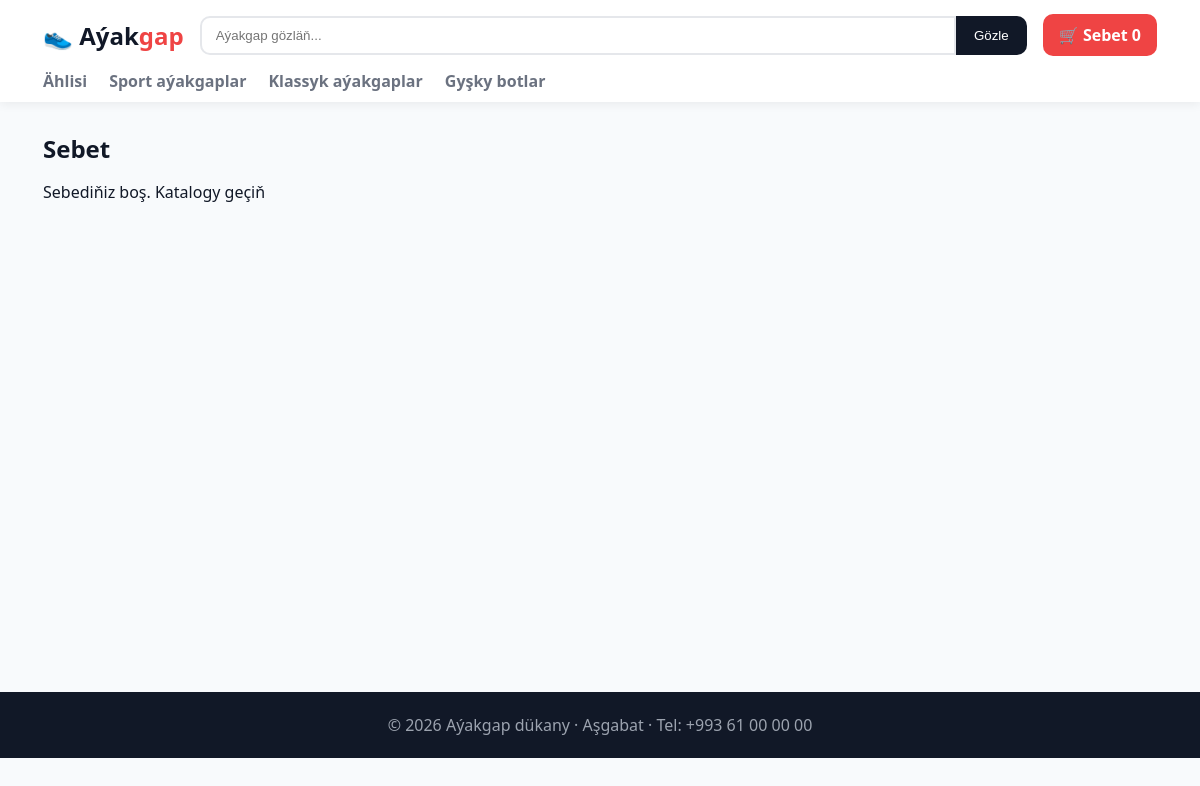
Page /cart/ on the committed database.
### shop/models.py (models this page shows, shortened)
class Category(models.Model):
    name = models.CharField("Ady", max_length=80)
    slug = models.SlugField(unique=True)
    class Meta:
        verbose_name = "Kategoriýa"
        verbose_name_plural = "Kategoriýalar"

### shop/views.py (the view)
# urls.py: path("cart/", views.cart_view, name="cart"),
def cart_view(request):
    cart = Cart(request)
    return render(request, "shop/cart.html", {"items": cart.items(), "total": cart.total()})

### shop/cart.py (called while the page is built)
    def items(self):
        ids = {k.split(":")[0] for k in self.cart}
        products = {str(p.id): p for p in Product.objects.filter(id__in=ids)}
        out = []
        for key, qty in self.cart.items():
            pid, size = key.split(":")
            p = products.get(pid)
            if p:
                out.append({"key": key, "product": p, "size": size, "qty": qty, "subtotal": p.price * qty})
        return out

    def total(self):
        return sum((i["subtotal"] for i in self.items()), Decimal("0"))

    def count(self):
        return sum(self.cart.values())

### shop/context_processors.py (called while the page is built)
def shop_globals(request):
    return {"nav_categories": Category.objects.all(), "cart_count": Cart(request).count()}

### shop/templates/shop/cart.html (shortened to what this page needs)
{% extends "base.html" %}
{% block content %}
<h2>Sebet</h2>
{% if items %}
<table class="tbl">
  <tr><th></th><th>Önüm</th><th>Ölçeg</th><th>Sany</th><th>Jemi</th><th></th></tr>
  {% for i in items %}
  <tr>
    <td><img src="{{ i.product.image.url }}" width="80"></td>
    <td><a href="{{ i.product.get_absolute_url }}">{{ i.product.name }}</a></td>
    <td>{{ i.size }}</td><td>{{ i.qty }}</td>
    <td>{{ i.subtotal|floatformat:0 }} TMT</td>
    <td><form method="post" action="{% url 'cart_remove' i.key %}">{% csrf_token %}<button class="link">✕</button></form></td>
  </tr>{% endfor %}
</table>
<p class="total">Umumy: <b>{{ total|floatformat:0 }} TMT</b></p>
<a class="btn" href="{% url 'checkout' %}">Sargyt etmek →</a>
{% else %}<p>Sebediňiz boş. <a href="{% url 'catalog' %}">Katalogy geçiň</a></p>{% endif %}
{% endblock %}

### templates/base.html (shortened to what this page needs)
{% load static %}
<!DOCTYPE html>
<html lang="tk">
<head>
<link rel="stylesheet" href="{% static 'css/style.css' %}">
</head>
<body>
<header class="top">
  <div class="wrap bar">
    <a class="logo" href="{% url 'home' %}">👟 Aýak<span>gap</span></a>
    <form class="search" action="{% url 'catalog' %}" method="get">
      <input name="q" placeholder="Aýakgap gözläň..." value="{{ q|default:'' }}">
      <button>Gözle</button>
    </form>
    <a class="cart-link" href="{% url 'cart' %}">🛒 Sebet <b>{{ cart_count }}</b></a>
  </div>
  <nav class="wrap nav">
    <a href="{% url 'catalog' %}">Ählisi</a>
    {% for c in nav_categories %}<a href="{% url 'category' c.slug %}">{{ c.name }}</a>{% endfor %}
  </nav>
</header>
<main class="wrap">
  {% block content %}{% endblock %}
</main>
<footer>
  <div class="wrap">© 2026 Aýakgap dükany · Aşgabat · Tel: +993 61 00 00 00</div>
</footer>
</body>
</html>

### static/css/style.css (style rules this page uses)
:root { --p:#ef4444;--d:#111827;--g:#6b7280;--bg:#f8fafc }
* { box-sizing:border-box }
body { margin:0;font-family:system-ui,Segoe UI,Arial,sans-serif;background:var(--bg);color:var(--d) }
a { color:inherit;text-decoration:none }
.wrap { max-width:1150px;margin:0 auto;padding:0 18px }
.top { background:#fff;box-shadow:0 2px 10px #0001;position:sticky;top:0;z-index:5 }
.bar { display:flex;align-items:center;gap:16px;padding:14px 18px }
.logo { font-size:24px;font-weight:800 }
.logo span { color:var(--p) }
.search { flex:1;display:flex }
.search input { flex:1;padding:10px 14px;border:2px solid #e5e7eb;border-radius:10px 0 0 10px;outline:0 }
.search button { background:var(--d);color:#fff;border:0;padding:0 18px;border-radius:0 10px 10px 0;cursor:pointer }
.cart-link { background:var(--p);color:#fff;padding:10px 16px;border-radius:10px;font-weight:600 }
.nav { display:flex;gap:22px;padding-bottom:10px;font-weight:600;color:var(--g);overflow-x:auto }
main { min-height:70vh;padding-bottom:40px }
h2 { margin:30px 0 16px }
footer { background:var(--d);color:#9ca3af;padding:22px 0;text-align:center }

### rows in the picture
Category: name "Sport aýakgaplar"
Category: name "Klassyk aýakgaplar"
Category: name "Gyşky botlar"

### other values in the picture
{{ cart_count }} "0"
